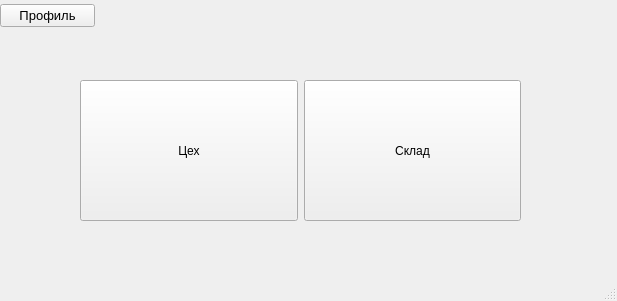
<?xml version="1.0" encoding="UTF-8"?>
<ui version="4.0">
 <class>dispatcherPanel</class>
 <widget class="QMainWindow" name="dispatcherPanel">
  <property name="geometry">
   <rect>
    <x>0</x>
    <y>0</y>
    <width>617</width>
    <height>301</height>
   </rect>
  </property>
  <property name="windowTitle">
   <string>Панель диспетчера</string>
  </property>
  <widget class="QWidget" name="centralwidget">
   <widget class="QWidget" name="horizontalLayoutWidget">
    <property name="geometry">
     <rect>
      <x>0</x>
      <y>0</y>
      <width>95</width>
      <height>32</height>
     </rect>
    </property>
    <layout class="QHBoxLayout" name="horizontalLayout">
     <item>
      <widget class="QPushButton" name="pushButton">
       <property name="font">
        <font>
         <pointsize>10</pointsize>
        </font>
       </property>
       <property name="text">
        <string>Профиль</string>
       </property>
      </widget>
     </item>
    </layout>
   </widget>
   <widget class="QWidget" name="horizontalLayoutWidget_2">
    <property name="geometry">
     <rect>
      <x>80</x>
      <y>80</y>
      <width>441</width>
      <height>141</height>
     </rect>
    </property>
    <layout class="QHBoxLayout" name="horizontalLayout_2">
     <item>
      <widget class="QPushButton" name="manBut">
       <property name="sizePolicy">
        <sizepolicy hsizetype="Minimum" vsizetype="Preferred">
         <horstretch>0</horstretch>
         <verstretch>0</verstretch>
        </sizepolicy>
       </property>
       <property name="text">
        <string>Цех</string>
       </property>
      </widget>
     </item>
     <item>
      <widget class="QPushButton" name="storageBut">
       <property name="sizePolicy">
        <sizepolicy hsizetype="Minimum" vsizetype="Preferred">
         <horstretch>0</horstretch>
         <verstretch>0</verstretch>
        </sizepolicy>
       </property>
       <property name="text">
        <string>Склад</string>
       </property>
      </widget>
     </item>
    </layout>
   </widget>
  </widget>
  <widget class="QMenuBar" name="menubar">
   <property name="geometry">
    <rect>
     <x>0</x>
     <y>0</y>
     <width>617</width>
     <height>26</height>
    </rect>
   </property>
  </widget>
  <widget class="QStatusBar" name="statusbar"/>
 </widget>
 <resources/>
 <connections/>
</ui>
